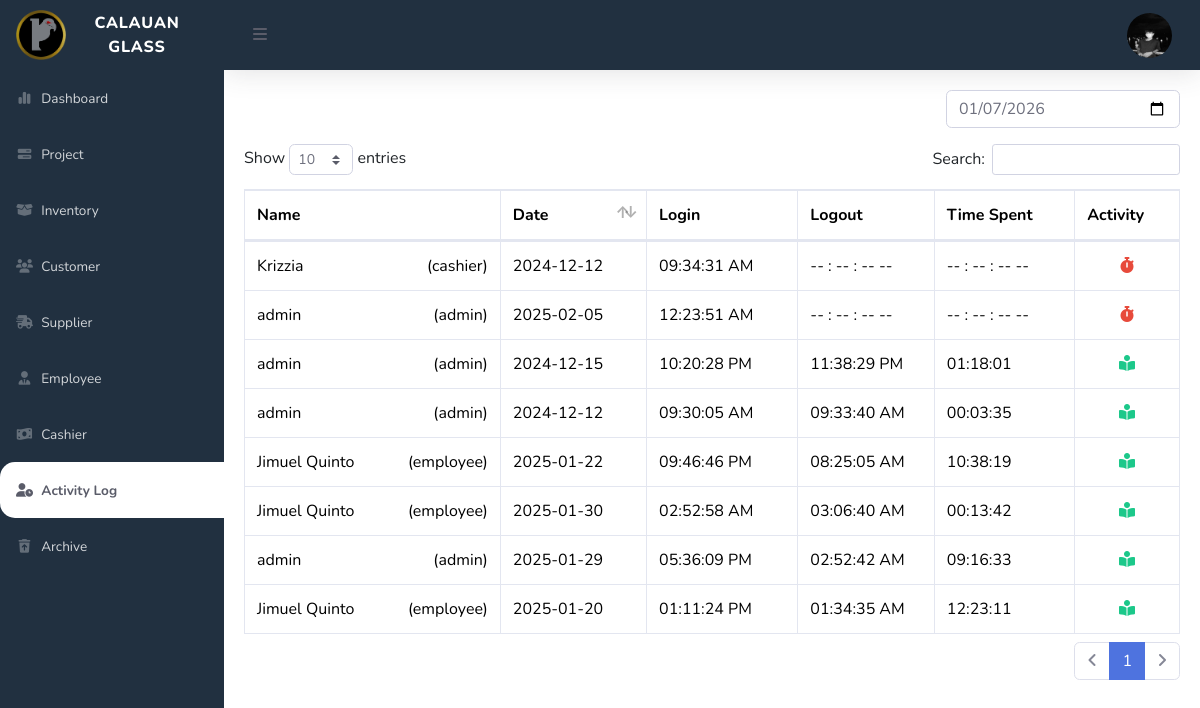
Page /act_log.php (signed in) on the committed database.
### tables this page shows
CREATE TABLE IF NOT EXISTS `user` (
  `user_id` bigint unsigned NOT NULL AUTO_INCREMENT,
  `name` varchar(50) NOT NULL,
  `address` varchar(50) NOT NULL,
  `phone_number` varchar(11) NOT NULL,
  `email` varchar(30) NOT NULL,
  `password` varchar(32) NOT NULL,
  `image` varchar(100) DEFAULT NULL,
  `user_type` varchar(10) NOT NULL,
  `otp` int DEFAULT NULL,
  PRIMARY KEY (`user_id`)
);

CREATE TABLE IF NOT EXISTS `log` (
  `log_id` bigint unsigned NOT NULL AUTO_INCREMENT,
  `description` varchar(150) DEFAULT NULL,
  `date` date DEFAULT NULL,
  `time` time DEFAULT NULL,
  `user_id` bigint DEFAULT NULL,
  PRIMARY KEY (`log_id`)
);

### act_log.php (the view, shortened to what this page needs)
<?php
    include "auth_middleware.php";
    $adminID = $_SESSION['adminID'];
    $userResult = mysqli_query($conn, "SELECT * FROM user WHERE user_id = $adminID");
    if (mysqli_num_rows($userResult) > 0) {
        $userData = mysqli_fetch_array($userResult);
    }
?>
<!DOCTYPE html>
<html lang="en">
<head>
    <?php include 'include/header.php'; ?>
</head>
<body id="page-top">
    <div id="wrapper">
        <?php include('include/sidebar.php'); ?>
        <div id="content-wrapper" class="d-flex flex-column">
            <?php include('include/topbar.php'); ?>
            <div id="content" class="bg-white">
                <div class="container-fluid p-0">
                    <div class="card mb-4 border border-0" style="background-color: transparent;">
                        <div class="card-body">
                            <form id="filterForm" class="mb-3">
                                <div class="d-flex gap-2 justify-content-end">
                                    <input type="date" id="datePicker" name="filter_date" class="form-control" placeholder="Select Date" style="width: 25%;">
                                </div>
                            </form>
                            <div class="table-responsive">
                                <table class="table table-bordered" id="LogTable" width="100%" cellspacing="0">
                                    <thead>
                                        <tr>
                                            <th>Name</th>
                                            <th>Date</th>
                                            <th>Login</th>
                                            <th>Logout</th>
                                            <th>Time Spent</th>
                                            <th>Activity</th>
                                        </tr>
                                    </thead>
                                    <tbody>
                                        <?php
                                        $resultLog = mysqli_query($conn, "SELECT a.*, u.name, u.user_type FROM log a INNER JOIN user u ON a.user_id = u.user_id");
                                        $counter = 1;
                                        $logs = [];
                                        $active_users = [];
                                        $inactive_users = [];
                                        while ($dataLog = mysqli_fetch_array($resultLog)) {
                                            $user_id = $dataLog['user_id'];
                                            if (!isset($logs[$user_id])) {
                                                $logs[$user_id] = [];
                                            }
                                            $logs[$user_id][] = $dataLog;
                                        }
                                        foreach ($logs as $user_logs)
                                        {
                                            $login_time = null;
                                            $logout_time = null;
                                            foreach ($user_logs as $log)
                                            {
                                                if (stripos($log['description'], 'login') !== false)
                                                {
                                                    $login_time = strtotime($log['date'] . ' ' . $log['time']);
                                                }
                                                elseif (stripos($log['description'], 'logout') !== false && $login_time)
                                                {
                                                    $logout_time = strtotime($log['date'] . ' ' . $log['time']);
                                                    $time_spent = $logout_time - $login_time;
                                                    $activities = [];
                                                    foreach ($user_logs as $activity_log) {
                                                        $activity_time = strtotime($activity_log['date'] . ' ' . $activity_log['time']);
                                                        if ($activity_time > $login_time && $activity_time < $logout_time) {
                                                            $activities[] = [
                                                                'time' => date('h:i:s A', $activity_time),
                                                                'description' => $activity_log['description']
                                                            ];
                                                        }
                                                    }
                                                    $inactive_users[] = [
                                                        'counter' => $counter++,
                                                        'name' => $log['name'],
                                                        'user_type' => $log['user_type'],
                                                        'date' => date('Y-m-d', $login_time),
                                                        'login_time' => date('h:i:s A', $login_time),
                                                        'logout_time' => date('h:i:s A', $logout_time),
                                                        'time_spent' => sprintf('%02d:%02d:%02d', floor($time_spent / 3600), floor(($time_spent % 3600) / 60), $time_spent % 60),
                                                        'activities' => $activities
                                                    ];
                                                    $login_time = null;
                                                    $logout_time = null;
                                                }
                                            }
                                            if ($login_time && !$logout_time)
                                            {
                                                $active_users[] = [
                                                    'counter' => $counter++,
                                                    'name' => $user_logs[0]['name'],
                                                    'user_type' => $user_logs[0]['user_type'],
                                                    'date' => date('Y-m-d', $login_time),
                                                    'login_time' => date('h:i:s A', $login_time),
                                                    'logout_time' => '-- : -- : -- --',
                                                    'time_spent' => '-- : -- : -- --',
                                                    'activities' => []
                                                ];
                                            }
                                        }
                                        usort($inactive_users, function($a, $b) {
                                            return strtotime($b['logout_time']) - strtotime($a['logout_time']);
                                        });
                                        foreach ($active_users as $user) {
                                            ?>
                                            <tr>
                                                <td class="d-flex justify-content-between">
                                                    <div><?php echo $user['name'] ?></div>
                                                    <div>(<?php echo $user['user_type'] ?>)</div>
                                                </td>
                                                <td><?php echo $user['date']; ?></td>
                                                <td><?php echo $user['login_time']; ?></td>
                                                <td><?php echo $user['logout_time']; ?></td>
                                                <td><?php echo $user['time_spent']; ?></td>
                                                <td class="text-center">
                                                    <i class="fa-solid fa-stopwatch text-danger" data-bs-toggle="tooltip" data-bs-placement="top" style="cursor: pointer;" title="<?php echo $user['name'] ?> still using the system"></i>
                                                </td>
                                            </tr>
                                            <?php
                                        }
                                        foreach ($inactive_users as $user) {
                                            ?>
                                            <tr>
                                                <td class="d-flex justify-content-between">
                                                    <div><?php echo $user['name'] ?></div>
                                                    <div>(<?php echo $user['user_type'] ?>)</div>
                                                </td>
                                                <td><?php echo $user['date']; ?></td>
                                                <td><?php echo $user['login_time']; ?></td>
                                                <td><?php echo $user['logout_time']; ?></td>
                                                <td><?php echo $user['time_spent']; ?></td>
                                                <td class="text-center">
                                                    <i class="fa-solid fa-book-open-reader text-success" data-bs-toggle="modal" data-bs-target="#activitiesModal<?php echo $user['counter'] ?>" style="cursor: pointer;" data-toggle="tooltip" data-bs-placement="top" title="View Details"></i>
                                                </td>
                                            </tr>
                                            <?php
                                        }
                                        ?>
                                    </tbody>
                                </table>
                            </div>
                        </div>
                    </div>
                </div>
            </div>
        </div>
    </div>
</body>
</html>

### include/topbar.php (shortened to what this page needs)
<nav class="navbar navbar-expand topbar shadow" style="background-color: #213040;">
                    <button id="sidebarToggleTop" class="btn btn-link text-dark rounded-circle mr-3">
                        <i class="fa fa-bars"></i>
                    </button>
                    <ul class="navbar-nav ml-auto">
                        <li class="nav-item dropdown no-arrow">
                            <a class="nav-link dropdown-toggle" href="#" id="userDropdown" role="button"
                                data-toggle="dropdown" aria-haspopup="true" aria-expanded="false">
                                <img src="images/<?php echo $userData['image'] ? $userData['image'] : $defaultImage; ?>" alt="Current Image" style="border-radius: 50%; width: 45px; height: 45px;">
                            </a>
                        </li>
                    </ul>
                </nav>

### style/admin.css (style rules this page uses)
* { margin: 0; padding: 0; box-sizing: border-box; }

### include/sidebar.php (style rules this page uses)
.nav-link { cursor: pointer; }

### rows in the picture
user: image (picture)
log: user.name "Krizzia", user.user_type "cashier", date "2024-12-12", login_time "09:34:31 AM", logout_time "-- : -- : -- --", time_spent "-- : -- : -- --"
log: user.name "admin", user.user_type "admin", date "2025-02-05", login_time "12:23:51 AM", logout_time "-- : -- : -- --", time_spent "-- : -- : -- --"
log: user.name "admin", user.user_type "admin", date "2024-12-12", login_time "09:30:05 AM", logout_time "09:33:40 AM", time_spent "00:03:35"

### other values in the picture
$user['name'] "admin"
$user['user_type'] "admin"
$user['date'] "2024-12-15"
$user['login_time'] "10:20:28 PM"
$user['logout_time'] "11:38:29 PM"
$user['time_spent'] "01:18:01"
$user['name'] "Jimuel Quinto"
$user['user_type'] "employee"
$user['date'] "2025-01-22"
$user['login_time'] "09:46:46 PM"
$user['logout_time'] "08:25:05 AM"
$user['time_spent'] "10:38:19"
$user['date'] "2025-01-30"
$user['login_time'] "02:52:58 AM"
$user['logout_time'] "03:06:40 AM"
